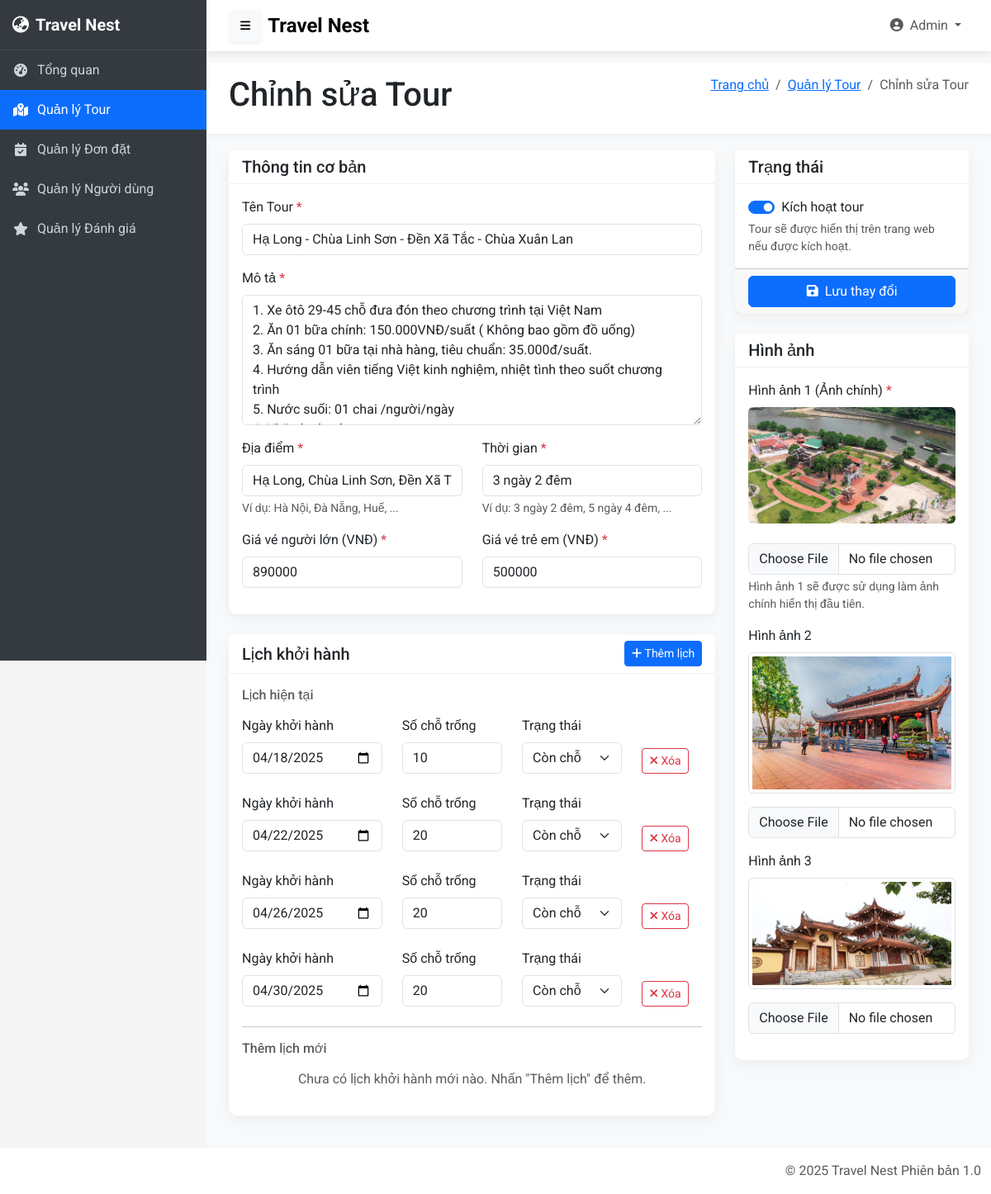
/admin/pages/tour/edit_tour.php?id=6 (signed in), run on an earlier commit of the app's database.
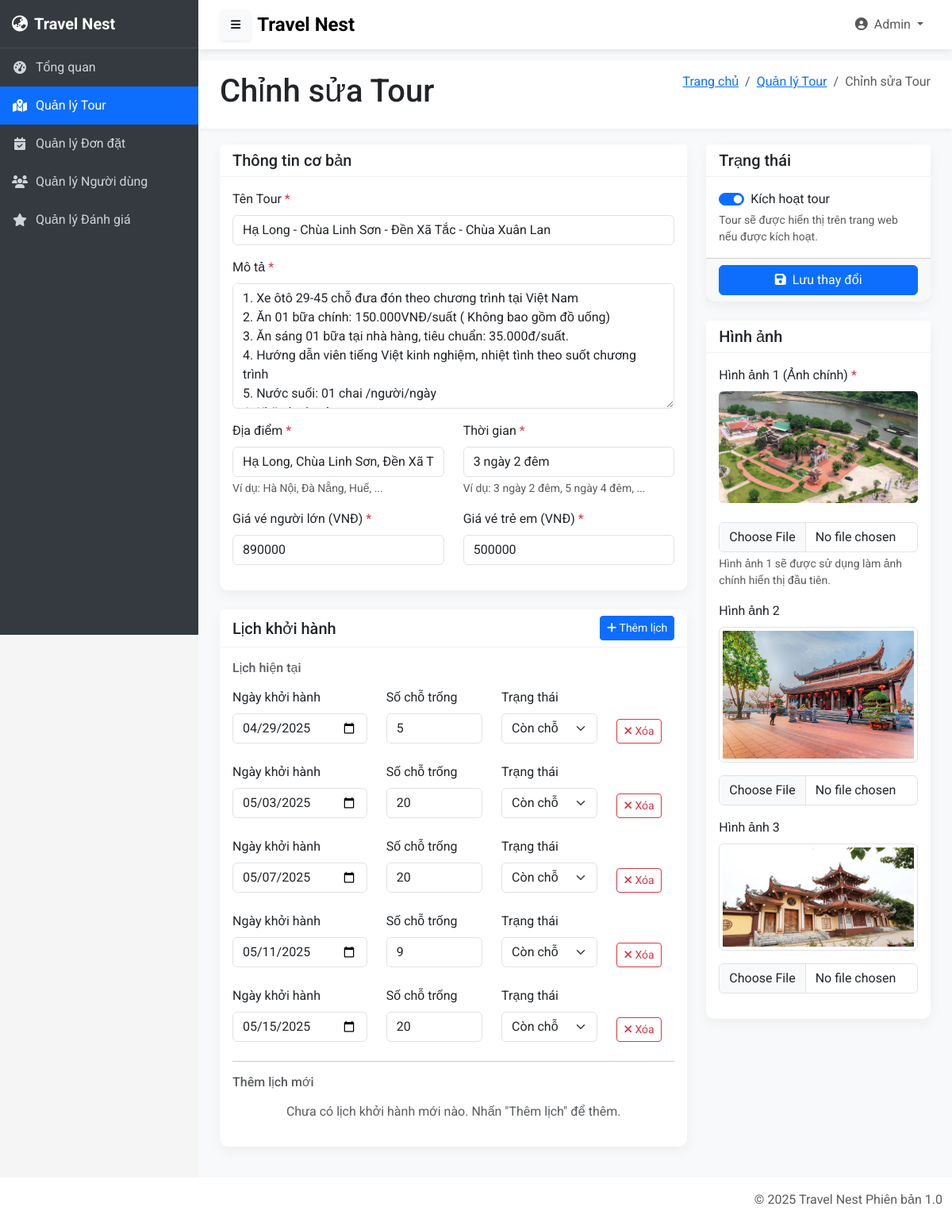
And on a later commit of the database.
### tables this page shows
CREATE TABLE `tour_dates` (
  `date_id` int NOT NULL,
  `tour_id` int NOT NULL,
  `departure_date` date NOT NULL,
  `available_seats` int NOT NULL DEFAULT '20',
  `status` enum('available','full','cancelled') DEFAULT 'available'
);

### admin/functions/tour_functions.php (called while the page is built, shortened)
<?php
function getTourById($conn, $tourId) {
    $sql = "SELECT * FROM tours WHERE tour_id = ?";
    $stmt = $conn->prepare($sql);
    $stmt->bind_param("i", $tourId);
    $stmt->execute();
    $result = $stmt->get_result();
    if ($result->num_rows > 0) {
        $tour = $result->fetch_assoc();
        $tour['dates'] = getTourDates($conn, $tourId);
        return $tour;
    }
    return null;
}
function getTourDates($conn, $tourId) {
    $dates = [];
    $sql = "SELECT * FROM tour_dates WHERE tour_id = ? ORDER BY departure_date ASC";
    $stmt = $conn->prepare($sql);
    $stmt->bind_param("i", $tourId);
    $stmt->execute();
    $result = $stmt->get_result();
    if ($result->num_rows > 0) {
        while ($row = $result->fetch_assoc()) {
            $dates[] = $row;
        }
    }
    return $dates;
}

### admin/pages/tour/edit_tour.php (the view, shortened to what the changed rows need)
<?php
require_once '../../../admin/config/config.php';
require_once '../../functions/tour_functions.php';
$tourId = isset($_GET['id']) ? (int)$_GET['id'] : 0;
$tour = getTourById($conn, $tourId);
?>
<?php include '../../layouts/header.php'; ?>
<body>
    <div class="content-wrapper" id="content-wrapper">
        <div class="content-header">
            <div class="container-fluid">
                <div class="row mb-2">
                    <div class="col-sm-6">
                        <h1 class="m-0">Chỉnh sửa Tour</h1>
                    </div>
                </div>
            </div>
        </div>
        <div class="content">
            <div class="container-fluid">
                <form action="" method="POST" enctype="multipart/form-data">
                    <div class="row">
                        <div class="col-md-8">
                            <div class="card mb-4">
                                <div class="card-body">
                                    <?php if (!empty($tour['dates'])): ?>
                                        <div id="existing-dates-container">
                                            <?php foreach ($tour['dates'] as $date): ?>
                                                <div class="tour-date-item mb-3" data-date-id="<?php echo $date['date_id']; ?>">
                                                    <div class="row">
                                                        <div class="col-md-4 mb-2">
                                                            <label class="form-label">Ngày khởi hành</label>
                                                            <input type="date" class="form-control" name="existing_departure_dates[]" value="<?php echo $date['departure_date']; ?>">
                                                        </div>
                                                        <div class="col-md-3 mb-2">
                                                            <label class="form-label">Số chỗ trống</label>
                                                            <input type="number" class="form-control" name="existing_available_seats[]" min="0" value="<?php echo $date['available_seats']; ?>">
                                                        </div>
                                                        <div class="col-md-3 mb-2">
                                                            <label class="form-label">Trạng thái</label>
                                                            <select class="form-select" name="existing_date_status[]">
                                                                <option value="available" <?php echo $date['status'] == 'available' ? 'selected' : ''; ?>>Còn chỗ</option>
                                                            </select>
                                                        </div>
                                                        <div class="col-md-2 d-flex align-items-end mb-2">
                                                            <button type="button" class="btn btn-outline-danger btn-sm remove-existing-date" data-date-id="<?php echo $date['date_id']; ?>">
                                                                <i class="fas fa-times"></i> Xóa
                                                            </button>
                                                        </div>
                                                    </div>
                                                </div>
                                            <?php endforeach; ?>
                                        </div>
                                    <?php endif; ?>
                                </div>
                            </div>
                        </div>
                    </div>
                </form>
            </div>
        </div>
    </div>
    <?php include '../../layouts/footer.php'; ?>
</body>
</html>

What changed in the data, as far as the page shows it:
changed tour_dates (number 1 of 5 on the later page): departure_date "04/18/2025" → "04/29/2025"; available_seats "10" → "5"
changed tour_dates (number 2 of 5 on the later page): departure_date "04/22/2025" → "05/03/2025"
changed tour_dates (number 3 of 5 on the later page): departure_date "04/26/2025" → "05/07/2025"
changed tour_dates (number 4 of 5 on the later page): departure_date "04/30/2025" → "05/11/2025"; available_seats "20" → "9"
added tour_dates: departure_date "05/15/2025", available_seats "20", status "Còn chỗ"
